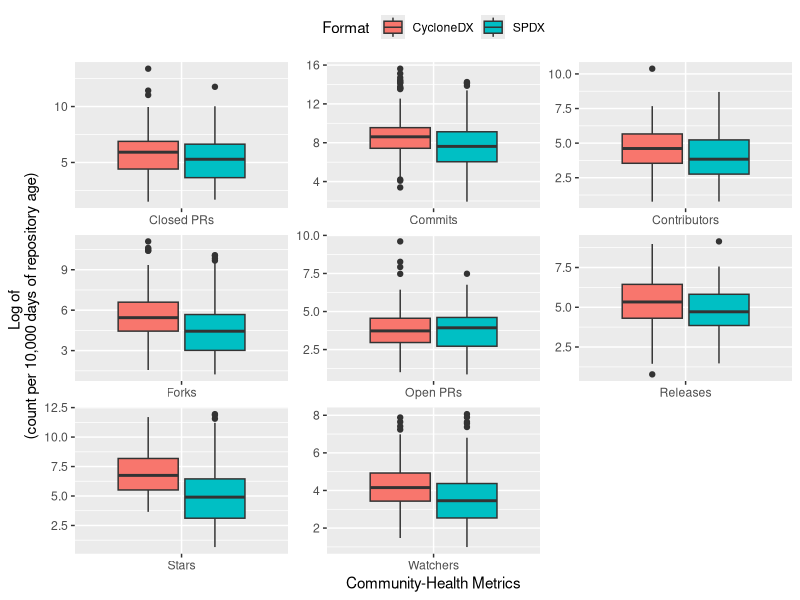
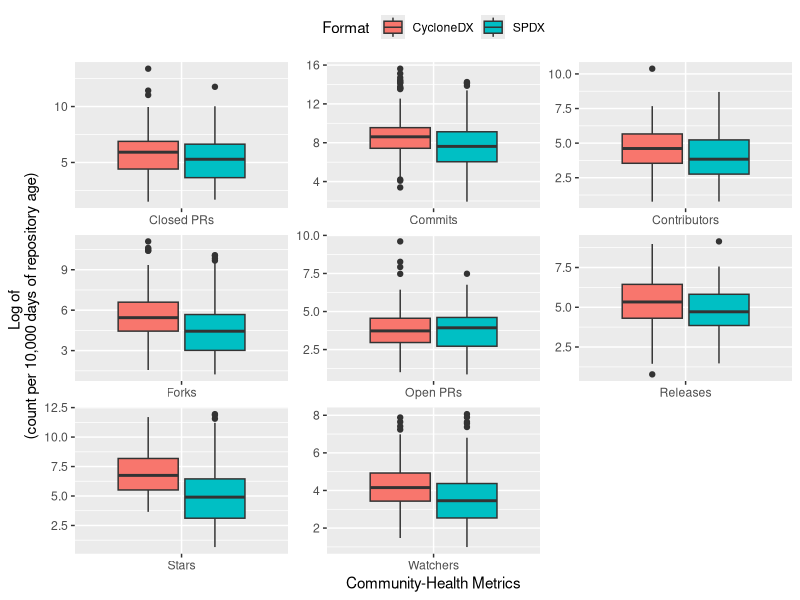

These figures' R source, in order:
# load packages
library(dplyr)
library(tidyr)
library(ggplot2)
if (!file.exists("top250_projects.csv") && dir.exists("RQ4-project")) setwd("RQ4-project")

raw <- read.csv("top250_projects.csv")
metrics <- c("contributors", "openIssues", "closedIssues", "commits", "openPRs",
             "closedPRs", "releases", "forks", "stars", "watchers")

# collection date and repo creation date; metrics are normalized by repository age (per 10,000 days)
date1 <- as.POSIXct("2025-05-01", tz = "UTC", format = "%Y-%m-%d")
date2 <- as.POSIXct(raw$creation_date, tz = "UTC", format = "%Y-%m-%d")
raw$days <- as.numeric(difftime(date1, date2, units = "days"))
df2 <- raw[, c("type", "tool_used", "link", "creation_date", "days", metrics)]
df2[, metrics] <- df2[, metrics] / df2$days * 10000

gathered_df <- gather(df2, attribute, count, all_of(metrics))
gathered_df$link <- NULL
gathered_df$tool_used <- NULL
gathered_df$creation_date <- NULL
gathered_df$days <- NULL

df <- gathered_df
df <- df %>%
  filter(attribute!="closedIssues") %>%
  filter(attribute!="openIssues") 

plot <- ggplot(df, aes(x=reorder(attribute, -(as.numeric(count))), y=log(as.numeric(count)), fill=type)) + 
  geom_boxplot() +
  scale_x_discrete(labels = c(closedPRs="Closed PRs", openPRs="Open PRs", commits="Commits", contributors="Contributors", forks="Forks", releases="Releases", stars="Stars", watchers="Watchers")) +
  ylab("Log of \n (count per 10,000 days of repository age)") + xlab("Community-Health Metrics") +
  labs(fill = "Format ") +
  theme(legend.position="top") +
  facet_wrap( ~ attribute, scales="free") +
  theme(
    strip.background = element_blank(),
    strip.text.x = element_blank()
  )

plot

pdf(file = "top250_metrics.pdf",width = 4, height = 3.5)
plot
dev.off()



# WILCOXON STARTS!

df <- gathered_df
names(df)[names(df) == "type"] <- "identifier"

df <- df %>%
  filter(count>=0) 
df <- na.omit(df)

class_spdx <- subset(df, identifier == "SPDX")
class_cdx <- subset(df, identifier == "CycloneDX")
# Perform paired Wilcoxon signed-rank test for each identifier
p_values <- list()
for (id in unique(df$attribute)) {
  cat("attribute:", id, "\n")
  
  # Subset data for the current identifier
  id_data_A <- as.numeric(subset(class_spdx, attribute == id)$count)
  id_data_B <- as.numeric(subset(class_cdx, attribute == id)$count)
  
  # Perform Wilcoxon signed-rank test
  #print(wilcox.test(id_data_A, id_data_B, paired = FALSE))
  
  mw_test <- wilcox.test(id_data_A, id_data_B, paired = FALSE)
  #cat("p-value:", mw_test$p.value, "\n")
  p_values[[id]] <- mw_test$p.value
  
  # Calculate Cliff's delta
  cliffs_delta <- function(x, y) {
    # Cliff's delta = P(x > y) - P(x < y); the Mann-Whitney statistic W counts ties as 1/2
    x <- x[!is.na(x)]; y <- y[!is.na(y)]
    2 * unname(wilcox.test(x, y, exact = FALSE)$statistic) / (length(x) * length(y)) - 1
  }

  delta <- cliffs_delta(id_data_A, id_data_B)
  cat("cliff's delta:", delta, "\n")
  cat("\n")
}

# Convert p_values list to a vector
p_values_vec <- unlist(p_values)

# Adjust p-values using Bonferroni correction
adjusted_p_values <- p.adjust(p_values_vec, method = "bonferroni")

# Print adjusted p-values
for (i in 1:length(adjusted_p_values)) {
  cat("attribute:", names(adjusted_p_values)[i], "\n")
  cat("adjusted p-value: ", adjusted_p_values[i], "\n")
}

mean(df$count)
df3 <- df %>%
  group_by(identifier, attribute) %>%
  summarise(mean=mean(as.numeric(count)/100),
            median = median(as.numeric(count))/100)
